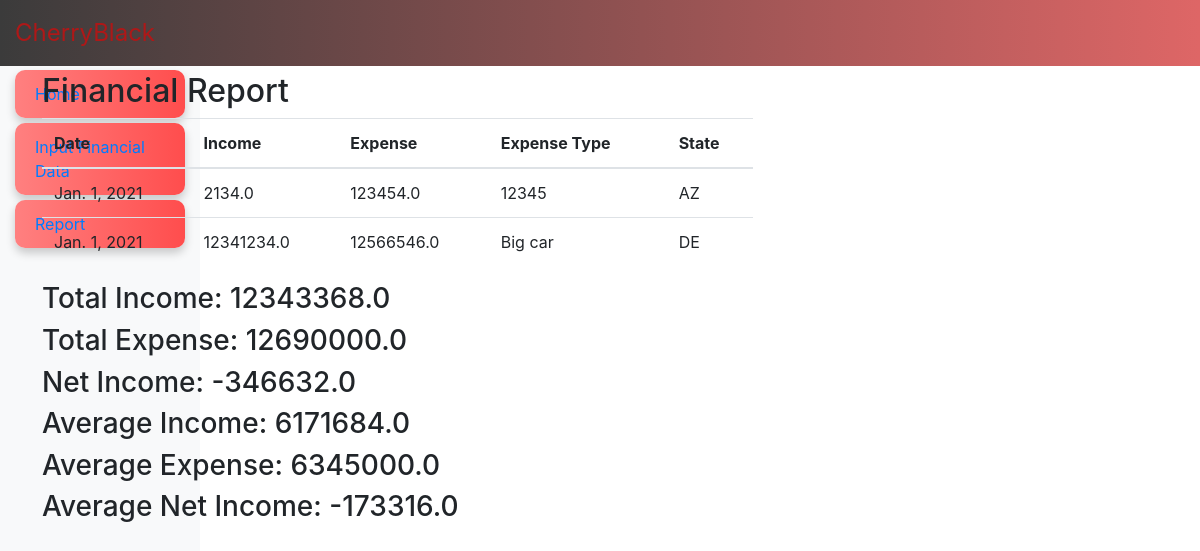
/report/ (signed in), run on the app's committed database.
### chryblk/models.py (models this page shows)
class FinancialData(models.Model):
    date = models.DateField()
    income = models.FloatField()
    expense = models.FloatField()
    expense_type = models.CharField(max_length=20)
    state = models.CharField(max_length=2)
    user = models.ForeignKey(settings.AUTH_USER_MODEL, on_delete=models.CASCADE)

### chryblk/views.py (the view)
# urls.py: path('report/', views.report, name='report'),
@login_required
def report(request):
    financial_data = FinancialData.objects.filter(user=request.user)
    total_income = 0
    total_expense = 0
    for data in financial_data:
        total_income += data.income
        total_expense += data.expense
    net_income = total_income - total_expense
    average_income = total_income / len(financial_data)
    average_expense = total_expense / len(financial_data)
    average_net_income = average_income - average_expense
    return render(request, 'report.html', {
        'financial_data': financial_data,
        'total_income': total_income,
        'total_expense': total_expense,
        'net_income': net_income,
        'average_income': average_income,
        'average_expense': average_expense,
        'average_net_income': average_net_income,
    })

### chryblk/templates/report.html
{% extends "base_generic.html" %}
{% block content %}
<h2>Financial Report</h2>
<table class="table">
    <thead>
        <tr>
            <th>Date</th>
            <th>Income</th>
            <th>Expense</th>
            <th>Expense Type</th>
            <th>State</th>
        </tr>
    </thead>
    <tbody>
        {% for data in financial_data %}
        <tr>
            <td>{{ data.date }}</td>
            <td>{{ data.income }}</td>
            <td>{{ data.expense }}</td>
            <td>{{ data.expense_type }}</td>
            <td>{{ data.state }}</td>
        </tr>
        {% endfor %}
    </tbody>
</table>
<h3>Total Income: {{ total_income }}</h3>
<h3>Total Expense: {{ total_expense }}</h3>
<h3>Net Income: {{ net_income }}</h3>
<h3>Average Income: {{ average_income }}</h3>
<h3>Average Expense: {{ average_expense }}</h3>
<h3>Average Net Income: {{ average_net_income }}</h3>
{% endblock %}

### chryblk/templates/base_generic.html (shortened to what this page needs)
<!DOCTYPE html>
<html>
<head>
    <link rel="stylesheet" href="https://maxcdn.bootstrapcdn.com/bootstrap/4.0.0/css/bootstrap.min.css">
</head>
<body>
    <div class="container">
        <div class="row">
            <div class="col-3 sidebar">
                <ul class="list-group">
                    <li class="list-group-item"><a href="{% url 'chryblk:home' %}">Home</a></li>
                    <li class="list-group-item"><a href="{% url 'chryblk:input_financial_data' %}">Input Financial Data</a></li>
                    <li class="list-group-item"><a href="{% url 'chryblk:report' %}">Report</a></li>
                </ul>
            </div>
            <div class="col-9 content">
                {% block content %}
                {% endblock %}
            </div>
        </div>
    </div>
    <div class="app-name">
    </div>
</body>
</html>

### chryblk/templates/base_generic.html (style rules this page uses)
.app-name { position: absolute; top: 0; left: 0; width: 100%; background: linear-gradient(to right, #3b3b3b, #de6666); color: rgb(174, 24, 24); padding: 15px; font-size: 24px; z-index: 9999; }
.sidebar { position: fixed; top: 50px; left: 0; bottom: 0; width: 200px; background-color: #f8f9fa; padding-top: 20px; }
.sidebar .list-group-item { background: linear-gradient(to right, #ff8080, #ff4d4d); transition: transform 0.3s, box-shadow 0.3s; margin-bottom: 5px; border: none; border-radius: 10px; color: black; position: relative; overflow: hidden; display: flex; align-items: center; box-shadow: 0 5px 10px rgba(0, 0, 0, 0.2); cursor: pointer; transform-origin: center center; }
.content { margin-left: -60px; padding: 72px; }

### data on the page
FinancialData: date "Jan. 1, 2021", income "2134.0", expense "123454.0", expense_type "12345", state "AZ"
FinancialData: date "Jan. 1, 2021", income "12341234.0", expense "12566546.0", expense_type "Big car", state "DE"

### other printed values
{{ total_income }} "12343368.0"
{{ total_expense }} "12690000.0"
{{ net_income }} "-346632.0"
{{ average_income }} "6171684.0"
{{ average_expense }} "6345000.0"
{{ average_net_income }} "-173316.0"
